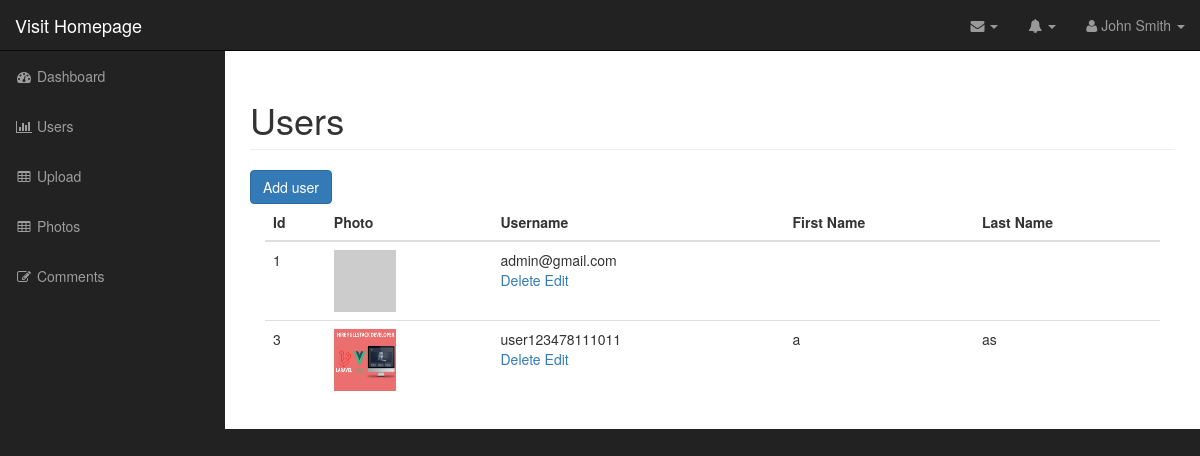
The page /admin/users.php (signed in) on the database its author committed.
### tables this page shows
CREATE TABLE `users` (
  `id` int(11) NOT NULL,
  `username` varchar(255) DEFAULT NULL,
  `password` varchar(255) DEFAULT NULL,
  `first_name` varchar(255) DEFAULT NULL,
  `user_image` varchar(255) DEFAULT NULL,
  `last_name` varchar(255) DEFAULT NULL
);

### admin/includes/database.php (called while the page is built, shortened)
<?php
class Database {
  public $connection;
  public function open_db_connection(){
    $this->connection = mysqli_connect(DB_HOST, DB_USER, DB_PASS, DB_NAME);
  }
  public function query($sql){
    if ($result = mysqli_query($this->connection, $sql)) {
      return $result;
    } else {
      die("Error: " . $sql . "<br>" . mysqli_error($this->connection));
    }
  }
}
$database = new Database();
?>

### admin/includes/user.php (called while the page is built, shortened)
<?php
class User extends Db_object {
  public $user_image;
  public $upload_directory = "images";
  public $image_placeholder = "https://via.placeholder.com/150/0000FF/808080 ?Text=Digital.com
  C/O https://placeholder.com/";
  public function image_path_and_placeholder() {
    return empty($this->user_image) ? $this->image_placeholder : $this->upload_directory.DS.$this->user_image;
  }
  public static function find_by_query($sql) {
    global $database;
    $result_set = $database->query($sql);
    $the_object_array = array();
    while($row = mysqli_fetch_array($result_set)){
      $the_object_array[] = static::instantation($row);
    }
    return $the_object_array;
  }
}
?>

### admin/includes/db_object.php (called while the page is built, shortened)
<?php
  class Db_object {
    public static function find_all(){
      return static::find_by_query("SELECT * FROM " . static::$db_table);
    }
    public static function instantation($the_record){
      $the_object = new $calling_class;
      foreach($the_record as $the_attribute => $value) {
        if($the_object->has_the_attribute($the_attribute)){
          $the_object->$the_attribute = $value;
        }
      }
      return $the_object;
    }
    public function has_the_attribute($the_attribute){
      $object_properties = get_object_vars($this);
      return array_key_exists($the_attribute, $object_properties);
    }
  }
?>

### admin/users.php (the view, shortened to what this page needs)
<?php include("includes/header.php"); ?>
<?php
  $users = User::find_all();
?>
  <nav class="navbar navbar-inverse navbar-fixed-top" role="navigation">
    <?php include('includes/top_nav.php') ?>
    <?php include('includes/side_nav.php'); ?>
  </nav>
  <div id="page-wrapper">
    <div class="container-fluid">
      <div class="row">
        <div class="col-lg-12">
          <h1 class="page-header">
            Users
          </h1>
          <a href="add_user.php" class="btn btn-primary">Add user</a>
          <div class="col-md-12">
            <table class="table table-hover">
              <thead>
                <tr>
                  <th>Id</th>
                  <th>Photo</th>
                  <th>Username</th>
                  <th>First Name</th>
                  <th>Last Name</th>
                </tr>
              </thead>
              <tbody>
                <?php foreach($users as $user) : ?>
                  <tr>
                    <td><?php echo $user->id ?></td>
                    <td>
                      <img class="admin-user-thumbnail user_image" src="<?php echo $user->image_path_and_placeholder(); ?>" alt="">
                    </td>
                    <td>
                      <?php echo $user->username; ?>
                      <div class="action_links">
                        <a href="delete_user.php?id=<?php echo $user->id; ?>">Delete</a>
                        <a href="edit_user.php?id=<?php echo $user->id; ?>">Edit</a>
                      </div>
                    </td>
                    <td><?php echo $user->first_name; ?></td>
                    <td><?php echo $user->last_name; ?></td>
                  </tr>
                <?php endforeach; ?>
              </tbody>
            </table>
          </div>
        </div>
      </div>
  </div>
</div>
<?php include("includes/footer.php"); ?>

### admin/css/sb-admin.css (style rules this page uses)
body { margin-top: 100px; background-color: #222; }
@media (min-width:768px) { body { margin-top: 50px; } }
#page-wrapper { width: 100%; padding: 0; background-color: #fff; }
@media (min-width:768px) { #page-wrapper { padding: 10px; } }

### admin/css/styles.css (style rules this page uses)
.user_image { width: 62px; height: 62px; }

### rows shown on the page
users: id "1", username "admin@gmail.com"
users: id "3", user_image (picture), username "user123478111011", first_name "a", last_name "as"
